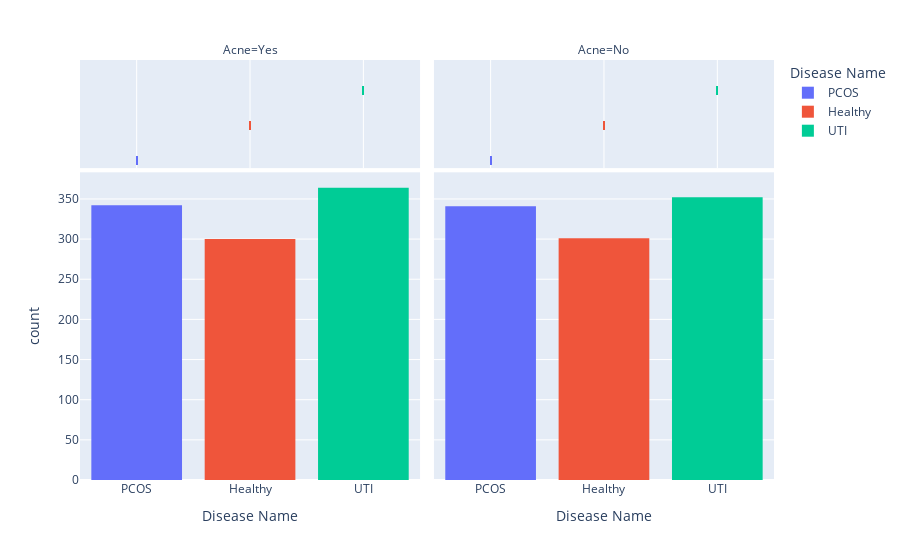

Source (notebook cell):
### Markdown cell above
### The insights from the dataset are as follows::

1. **No Null Values**:
   - There are no null values in the dataset, ensuring that machine learning models or data analysis will not encounter issues due to missing data.

2. **Data Distribution**:
   - Since every entry in Disease Name is either 'UTI', 'PCOS', or 'Healthy', and no entries are 'None', you have a balanced dataset in terms of the target variable.

3. **Data Type Efficiency**:
   - Since all columns are of type object, converting columns that are categorical to a more efficient data type like category can reduce memory usage and improve processing speed.

4. **Performance of the Data**:
   - The absence of null values and consistent data types suggest that the dataset is well-prepared for analysis. However, the performance and effectiveness of the dataset in machine learning tasks depend on:

     - **Class Distribution**: Ensure that the target variable (Disease Name) is balanced across classes to avoid biased models.
     - **Feature Relevance**: Check if all features (symptoms) are relevant for predicting the target variable. Feature selection might be needed based on the domain knowledge or data analysis.
     
     - **Data Preprocessing**: Ensure proper encoding for categorical variables if used in machine learning models.

**These insights provide an initial understanding of the dataset's characteristics, missing data, and potential areas for further analysis and model development.**

### Code cell
import plotly.express as px
px.histogram(df,'Disease Name',facet_col='Acne', color='Disease Name', marginal='rug')

### Figure 1 — Plotly figure (JSON) as saved in the notebook; plotly's stock layout.template omitted (floating-point values rounded to 4 significant figures; data arrays with more than 128 entries replaced by an {"elided": "..."} marker saying what was removed)
{"data": [{"alignmentgroup": "True", "bingroup": "x", "hovertemplate": "Disease Name=%{x}<br>Acne=Yes<br>count=%{y}<extra></extra>", "legendgroup": "PCOS", "marker": {"color": "#636efa", "pattern": {"shape": ""}}, "name": "PCOS", "offsetgroup": "PCOS", "orientation": "v", "showlegend": true, "type": "histogram", "x": {"elided": "342 str values"}, "xaxis": "x", "yaxis": "y"}, {"alignmentgroup": "True", "boxpoints": "all", "fillcolor": "rgba(255,255,255,0)", "hoveron": "points", "hovertemplate": "Disease Name=%{x}<br>Acne=Yes<extra></extra>", "jitter": 0, "legendgroup": "PCOS", "line": {"color": "rgba(255,255,255,0)"}, "marker": {"color": "#636efa", "symbol": "line-ns-open"}, "name": "PCOS", "offsetgroup": "PCOS", "showlegend": false, "type": "box", "x": {"elided": "342 str values"}, "xaxis": "x3", "yaxis": "y3"}, {"alignmentgroup": "True", "bingroup": "x", "hovertemplate": "Disease Name=%{x}<br>Acne=No<br>count=%{y}<extra></extra>", "legendgroup": "PCOS", "marker": {"color": "#636efa", "pattern": {"shape": ""}}, "name": "PCOS", "offsetgroup": "PCOS", "orientation": "v", "showlegend": false, "type": "histogram", "x": {"elided": "341 str values"}, "xaxis": "x2", "yaxis": "y2"}, {"alignmentgroup": "True", "boxpoints": "all", "fillcolor": "rgba(255,255,255,0)", "hoveron": "points", "hovertemplate": "Disease Name=%{x}<br>Acne=No<extra></extra>", "jitter": 0, "legendgroup": "PCOS", "line": {"color": "rgba(255,255,255,0)"}, "marker": {"color": "#636efa", "symbol": "line-ns-open"}, "name": "PCOS", "offsetgroup": "PCOS", "showlegend": false, "type": "box", "x": {"elided": "341 str values"}, "xaxis": "x4", "yaxis": "y4"}, {"alignmentgroup": "True", "bingroup": "x", "hovertemplate": "Disease Name=%{x}<br>Acne=Yes<br>count=%{y}<extra></extra>", "legendgroup": "Healthy", "marker": {"color": "#EF553B", "pattern": {"shape": ""}}, "name": "Healthy", "offsetgroup": "Healthy", "orientation": "v", "showlegend": true, "type": "histogram", "x": {"elided": "300 str values"}, "xaxis": "x", "yaxis": "y"}, {"alignmentgroup": "True", "boxpoints": "all", "fillcolor": "rgba(255,255,255,0)", "hoveron": "points", "hovertemplate": "Disease Name=%{x}<br>Acne=Yes<extra></extra>", "jitter": 0, "legendgroup": "Healthy", "line": {"color": "rgba(255,255,255,0)"}, "marker": {"color": "#EF553B", "symbol": "line-ns-open"}, "name": "Healthy", "offsetgroup": "Healthy", "showlegend": false, "type": "box", "x": {"elided": "300 str values"}, "xaxis": "x3", "yaxis": "y3"}, {"alignmentgroup": "True", "bingroup": "x", "hovertemplate": "Disease Name=%{x}<br>Acne=No<br>count=%{y}<extra></extra>", "legendgroup": "Healthy", "marker": {"color": "#EF553B", "pattern": {"shape": ""}}, "name": "Healthy", "offsetgroup": "Healthy", "orientation": "v", "showlegend": false, "type": "histogram", "x": {"elided": "301 str values"}, "xaxis": "x2", "yaxis": "y2"}, {"alignmentgroup": "True", "boxpoints": "all", "fillcolor": "rgba(255,255,255,0)", "hoveron": "points", "hovertemplate": "Disease Name=%{x}<br>Acne=No<extra></extra>", "jitter": 0, "legendgroup": "Healthy", "line": {"color": "rgba(255,255,255,0)"}, "marker": {"color": "#EF553B", "symbol": "line-ns-open"}, "name": "Healthy", "offsetgroup": "Healthy", "showlegend": false, "type": "box", "x": {"elided": "301 str values"}, "xaxis": "x4", "yaxis": "y4"}, {"alignmentgroup": "True", "bingroup": "x", "hovertemplate": "Disease Name=%{x}<br>Acne=Yes<br>count=%{y}<extra></extra>", "legendgroup": "UTI", "marker": {"color": "#00cc96", "pattern": {"shape": ""}}, "name": "UTI", "offsetgroup": "UTI", "orientation": "v", "showlegend": true, "type": "histogram", "x": {"elided": "364 str values"}, "xaxis": "x", "yaxis": "y"}, {"alignmentgroup": "True", "boxpoints": "all", "fillcolor": "rgba(255,255,255,0)", "hoveron": "points", "hovertemplate": "Disease Name=%{x}<br>Acne=Yes<extra></extra>", "jitter": 0, "legendgroup": "UTI", "line": {"color": "rgba(255,255,255,0)"}, "marker": {"color": "#00cc96", "symbol": "line-ns-open"}, "name": "UTI", "offsetgroup": "UTI", "showlegend": false, "type": "box", "x": {"elided": "364 str values"}, "xaxis": "x3", "yaxis": "y3"}, {"alignmentgroup": "True", "bingroup": "x", "hovertemplate": "Disease Name=%{x}<br>Acne=No<br>count=%{y}<extra></extra>", "legendgroup": "UTI", "marker": {"color": "#00cc96", "pattern": {"shape": ""}}, "name": "UTI", "offsetgroup": "UTI", "orientation": "v", "showlegend": false, "type": "histogram", "x": {"elided": "352 str values"}, "xaxis": "x2", "yaxis": "y2"}, {"alignmentgroup": "True", "boxpoints": "all", "fillcolor": "rgba(255,255,255,0)", "hoveron": "points", "hovertemplate": "Disease Name=%{x}<br>Acne=No<extra></extra>", "jitter": 0, "legendgroup": "UTI", "line": {"color": "rgba(255,255,255,0)"}, "marker": {"color": "#00cc96", "symbol": "line-ns-open"}, "name": "UTI", "offsetgroup": "UTI", "showlegend": false, "type": "box", "x": {"elided": "352 str values"}, "xaxis": "x4", "yaxis": "y4"}], "layout": {"annotations": [{"font": {}, "showarrow": false, "text": "Acne=Yes", "x": 0.245, "xanchor": "center", "xref": "paper", "y": 1, "yanchor": "bottom", "yref": "paper"}, {"font": {}, "showarrow": false, "text": "Acne=No", "x": 0.755, "xanchor": "center", "xref": "paper", "y": 1, "yanchor": "bottom", "yref": "paper"}], "barmode": "relative", "legend": {"title": {"text": "Disease Name"}, "tracegroupgap": 0}, "margin": {"t": 60}, "xaxis": {"anchor": "y", "categoryarray": ["PCOS", "Healthy", "UTI"], "categoryorder": "array", "domain": [0, 0.49], "title": {"text": "Disease Name"}}, "xaxis2": {"anchor": "y2", "categoryarray": ["PCOS", "Healthy", "UTI"], "categoryorder": "array", "domain": [0.51, 1], "matches": "x", "title": {"text": "Disease Name"}}, "xaxis3": {"anchor": "y3", "domain": [0, 0.49], "matches": "x", "showgrid": true, "showticklabels": false}, "xaxis4": {"anchor": "y4", "domain": [0.51, 1], "matches": "x", "showgrid": true, "showticklabels": false}, "yaxis": {"anchor": "x", "domain": [0, 0.7326], "title": {"text": "count"}}, "yaxis2": {"anchor": "x2", "domain": [0, 0.7326], "matches": "y", "showticklabels": false}, "yaxis3": {"anchor": "x3", "domain": [0.7426, 1], "matches": "y3", "showgrid": false, "showline": false, "showticklabels": false, "ticks": ""}, "yaxis4": {"anchor": "x4", "domain": [0.7426, 1], "matches": "y3", "showgrid": false, "showline": false, "showticklabels": false, "ticks": ""}}}
